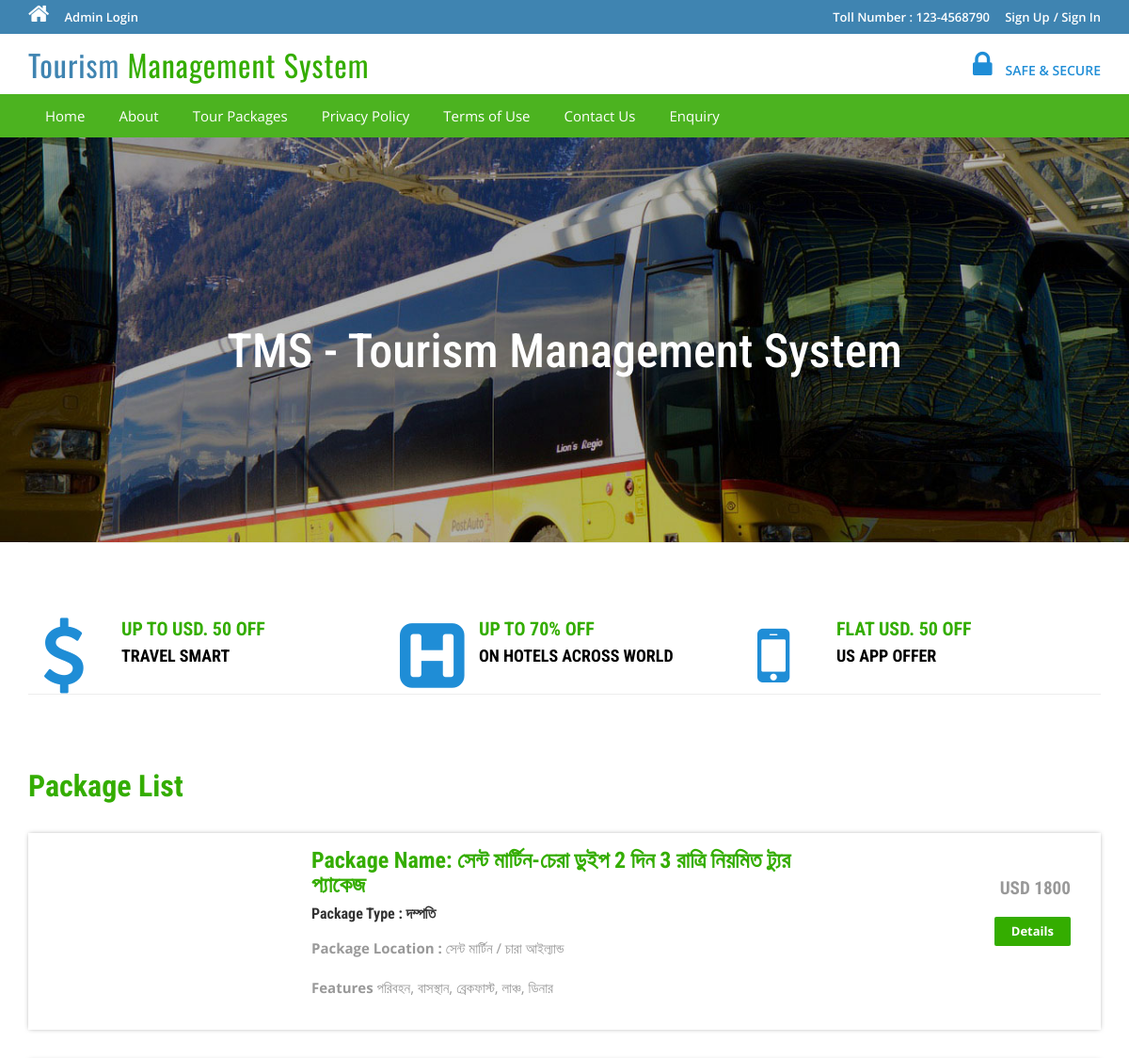
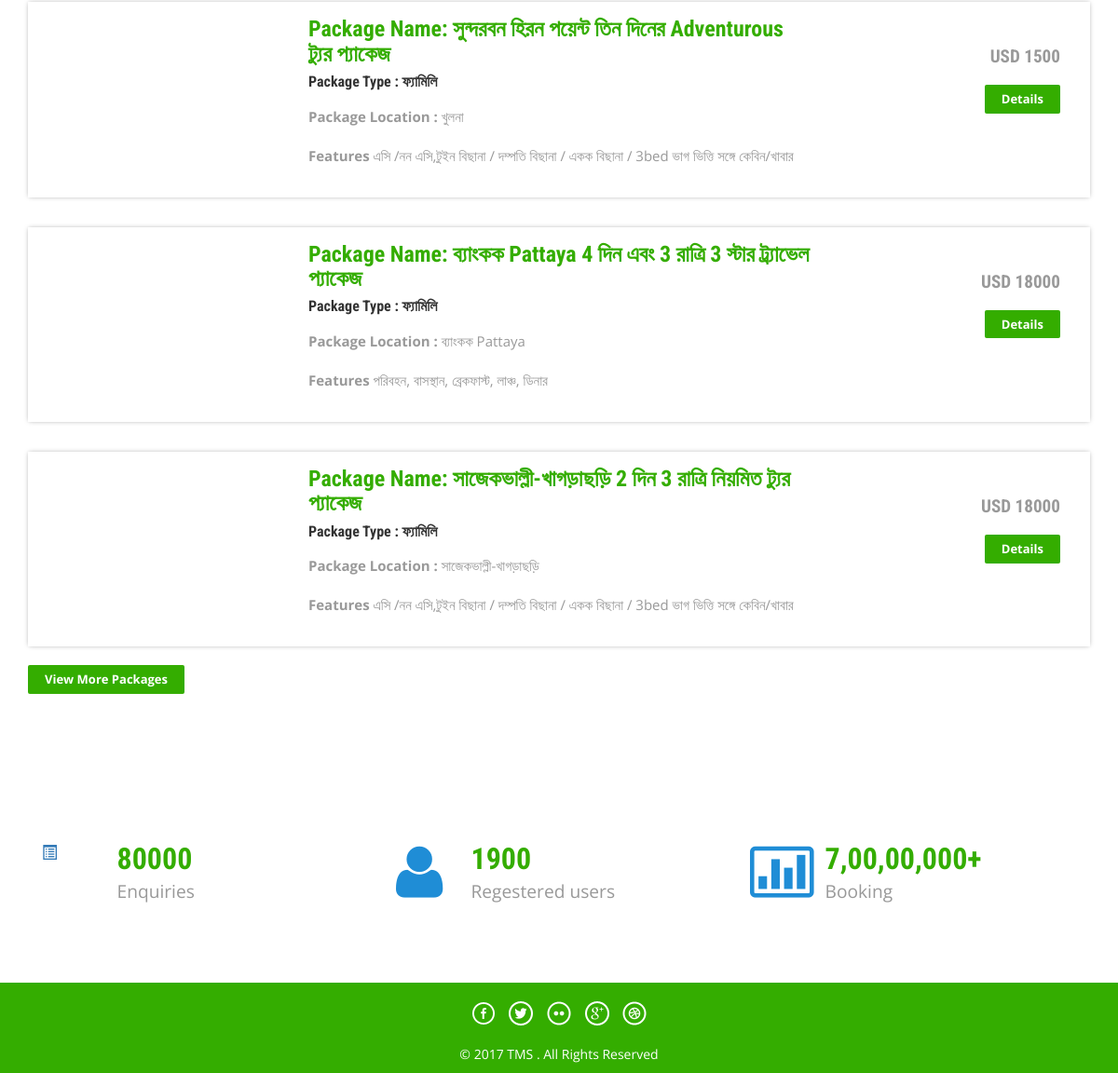
The page / on the database its author committed (2 pictures, top to bottom).
### tables this page shows
CREATE TABLE `tbltourpackages` (
  `PackageId` int(11) NOT NULL,
  `PackageName` varchar(200) NOT NULL,
  `PackageType` varchar(150) NOT NULL,
  `PackageLocation` varchar(100) NOT NULL,
  `PackagePrice` int(11) NOT NULL,
  `PackageFetures` varchar(255) NOT NULL,
  `PackageDetails` mediumtext NOT NULL,
  `PackageImage` varchar(100) NOT NULL,
  `Creationdate` timestamp NOT NULL DEFAULT CURRENT_TIMESTAMP,
  `UpdationDate` timestamp NULL DEFAULT '0000-00-00 00:00:00' ON UPDATE CURRENT_TIMESTAMP
);

### index.php (the view, shortened to what this page needs)
<?php
include('includes/config.php');
?>
<!DOCTYPE HTML>
<html>
<head>
<link href="css/bootstrap.css" rel='stylesheet' type='text/css' />
<link href="css/style.css" rel='stylesheet' type='text/css' />
<link href="css/font-awesome.css" rel="stylesheet">
<link href="css/animate.css" rel="stylesheet" type="text/css" media="all">
</head>
<body>
<?php include('includes/header.php');?>
<div class="banner">
	<div class="container">
		<h1 class="wow zoomIn animated animated" data-wow-delay=".5s" style="visibility: visible; animation-delay: 0.5s; animation-name: zoomIn;"> TMS - Tourism Management System</h1>
	</div>
</div>
<div class="container">
	<div class="rupes">
		<div class="col-md-4 rupes-left wow fadeInDown animated animated" data-wow-delay=".5s" style="visibility: visible; animation-delay: 0.5s; animation-name: fadeInDown;">
			<div class="rup-left">
				<a href="offers.html"><i class="fa fa-usd"></i></a>
			</div>
			<div class="rup-rgt">
				<h3>UP TO USD. 50 OFF</h3>
				<h4><a href="offers.html">TRAVEL SMART</a></h4>
			</div>
				<div class="clearfix"></div>
		</div>
		<div class="col-md-4 rupes-left wow fadeInDown animated animated" data-wow-delay=".5s" style="visibility: visible; animation-delay: 0.5s; animation-name: fadeInDown;">
			<div class="rup-left">
				<a href="offers.html"><i class="fa fa-h-square"></i></a>
			</div>
			<div class="rup-rgt">
				<h3>UP TO 70% OFF</h3>
				<h4><a href="offers.html">ON HOTELS ACROSS WORLD</a></h4>
			</div>
				<div class="clearfix"></div>
		</div>
		<div class="col-md-4 rupes-left wow fadeInDown animated animated" data-wow-delay=".5s" style="visibility: visible; animation-delay: 0.5s; animation-name: fadeInDown;">
			<div class="rup-left">
				<a href="offers.html"><i class="fa fa-mobile"></i></a>
			</div>
			<div class="rup-rgt">
				<h3>FLAT USD. 50 OFF</h3>
				<h4><a href="offers.html">US APP OFFER</a></h4>
			</div>
				<div class="clearfix"></div>
		</div>
	</div>
</div>
<div class="container">
	<div class="holiday">
	<h3>Package List</h3>
<?php $sql = "SELECT * from tbltourpackages order by rand() limit 4";
$query = $dbh->prepare($sql);
$query->execute();
$results=$query->fetchAll(PDO::FETCH_OBJ);
if($query->rowCount() > 0)
{
foreach($results as $result)
{	?>
			<div class="rom-btm">
				<div class="col-md-3 room-left wow fadeInLeft animated" data-wow-delay=".5s">
				</div>
				<div class="col-md-6 room-midle wow fadeInUp animated" data-wow-delay=".5s">
					<h4>Package Name: <?php echo htmlentities($result->PackageName);?></h4>
					<h6>Package Type : <?php echo htmlentities($result->PackageType);?></h6>
					<p><b>Package Location :</b> <?php echo htmlentities($result->PackageLocation);?></p>
					<p><b>Features</b> <?php echo htmlentities($result->PackageFetures);?></p>
				</div>
				<div class="col-md-3 room-right wow fadeInRight animated" data-wow-delay=".5s">
					<h5>USD <?php echo htmlentities($result->PackagePrice);?></h5>
					<a href="package-details.php?pkgid=<?php echo htmlentities($result->PackageId);?>" class="view">Details</a>
				</div>
				<div class="clearfix"></div>
			</div>
<?php }} ?>
<div><a href="package-list.php" class="view">View More Packages</a></div>
</div>
	</div>
<div class="routes">
	<div class="container">
		<div class="col-md-4 routes-left wow fadeInRight animated" data-wow-delay=".5s">
			<div class="rou-left">
				<a href="#"><i class="glyphicon glyphicon-list-alt"></i></a>
			</div>
			<div class="rou-rgt wow fadeInDown animated" data-wow-delay=".5s">
				<h3>80000</h3>
				<p>Enquiries</p>
			</div>
				<div class="clearfix"></div>
		</div>
		<div class="col-md-4 routes-left">
			<div class="rou-left">
				<a href="#"><i class="fa fa-user"></i></a>
			</div>
			<div class="rou-rgt">
				<h3>1900</h3>
				<p>Regestered users</p>
			</div>
				<div class="clearfix"></div>
		</div>
		<div class="col-md-4 routes-left wow fadeInRight animated" data-wow-delay=".5s">
			<div class="rou-left">
				<a href="#"><i class="fa fa-ticket"></i></a>
			</div>
			<div class="rou-rgt">
				<h3>7,00,00,000+</h3>
				<p>Booking</p>
			</div>
				<div class="clearfix"></div>
		</div>
		<div class="clearfix"></div>
	</div>
</div>
<?php include('includes/footer.php');?>
</body>
</html>

### css/style.css (style rules this page uses)
html, body { font-size: 100%; background: #fff; font-family: 'Open Sans', sans-serif; }
body a,.grid_1,plan_1,plan_1.one,plan_1.two,i.icon1, i.icon2, i.icon3, i.icon4, i.icon5, i.icon6 { transition:0.5s all; -webkit-transition:0.5s all; -moz-transition:0.5s all; -o-transition:0.5s all; -ms-transition:0.5s all; }
h1,h2,h3,h4,h5,h6 { margin:0; font-family: 'Roboto Condensed', sans-serif; }
p { margin:0; }
.banner { background: url(../images/3.jpg)no-repeat; background-size: cover; -webkit-background-size: cover; -o-background-size: cover; -ms-background-size: cover; -moz-background-size: cover; min-height: 430px; }
.banner h1 { font-size: 50px; margin-bottom: 40px; padding: 4em 0 0; text-align: center; color: #ffffff; }
.rup-left { float: left; width: 24%; }
.rup-rgt { float: left; width: 76%; }
.rupes { padding: 5em 0; border-top: 1px solid rgba(236, 236, 236, 0.9); border-bottom: 1px solid rgba(236, 236, 236, 0.9); }
i.fa.fa-usd { font-size: 5em; color: #1f8dd6; }
i.fa.fa-h-square { font-size: 5em; color: #1f8dd6; }
i.fa.fa-mobile { font-size:5em; color: #1f8dd6; }
.rupes h3 { font-size: 20px; color: #34ad00; font-weight: 700; }
.rupes h4 { font-size: 18px; margin: 8px 0; font-weight: 700; }
.rupes h4 a { color: #000000; }
.rup-left a { display: inline-block; }
.routes { padding: 5em 0; }
.rou-left { float: left; width: 23%; }
.rou-rgt { float: left; width: 70%; }
i.fa.fa-truck,i.fa.fa-user,i.fa.fa-ticket { font-size: 4em; color:#1f8dd6; }
.routes h3 { font-size: 2em; font-weight: 700; color: #34ad00; }
.routes p { font-size: 1.2em; color: #999; line-height: 1.8em; }
.holiday { padding: 5em 0; }
.holiday h3 { font-size: 2em; font-weight: 700; color: #34ad00; }
.holiday p { font-size: 1.2em; line-height: 1.8em; margin: 1em 0; color: #999; }
a.view { padding: 6px 18px; font-weight: 700; color: #fff; background-color: #34ad00; border: 0; font-size: 13px; border-radius: 2px; -webkit-transition: all .2s; -moz-transition: all .2s; transition: all .2s; margin-top: 20px; display: inline-block; }
.rom-btm { margin-top: 2em; box-shadow: 0px 0px 5px -1px rgba(0, 0, 0, 0.37); }
.rom-btm h4 { font-size: 1.5em; font-weight: 700; color: #34ad00; }
.rom-btm p { font-size: 15px; color: #999; }
.rom-btm h6 { font-size: 1em; font-weight: 700; margin: 0.5em 0; }
.room-right { text-align: right; padding: 3em 2em; }
.room-midle { padding: 1em; }
.rom-btm h5 { font-size: 1.2em; font-weight: 700; color: #999; }
.glyphicon { position: relative; top: 1px; display: inline-block; font-family: 'Glyphicons Halflings'; font-style: normal; font-weight: normal; line-height: 1; -webkit-font-smoothing: antialiased; -moz-osx-font-smoothing: grayscale; }

### rows shown on the page
tbltourpackages: PackageName "সেন্ট মার্টিন-চেরা ডুইপ 2 দিন 3 রাত্রি নিয়মিত ট্যুর প্যাকেজ", PackageType "দম্পতি", PackageLocation "সেন্ট মার্টিন / চারা আইল্যান্ড", PackageFetures "পরিবহন, বাসস্থান, ব্রেকফাস্ট, লাঞ্চ, ডিনার", PackagePrice "1800"
tbltourpackages: PackageName "সুন্দরবন হিরন পয়েন্ট তিন দিনের Adventurous ট্যুর প্যাকেজ", PackageType "ফ্যামিলি", PackageLocation "খুলনা", PackageFetures "এসি /নন এসি,টুইন বিছানা / দম্পতি বিছানা / একক বিছানা / 3bed ভাগ ভিত্তি সঙ্গে কেবিন/খাবার", PackagePrice "1500"
tbltourpackages: PackageName "ব্যাংকক Pattaya 4 দিন এবং 3 রাত্রি 3 স্টার ট্র্যাভেল প্যাকেজ", PackageType "ফ্যামিলি", PackageLocation "ব্যাংকক Pattaya", PackageFetures "পরিবহন, বাসস্থান, ব্রেকফাস্ট, লাঞ্চ, ডিনার", PackagePrice "18000"
tbltourpackages: PackageName "সাজেকভাল্লী-খাগড়াছড়ি 2 দিন 3 রাত্রি নিয়মিত ট্যুর প্যাকেজ", PackageType "ফ্যামিলি", PackageLocation "সাজেকভাল্লী-খাগড়াছড়ি", PackageFetures "এসি /নন এসি,টুইন বিছানা / দম্পতি বিছানা / একক বিছানা / 3bed ভাগ ভিত্তি সঙ্গে কেবিন/খাবার", PackagePrice "18000"
